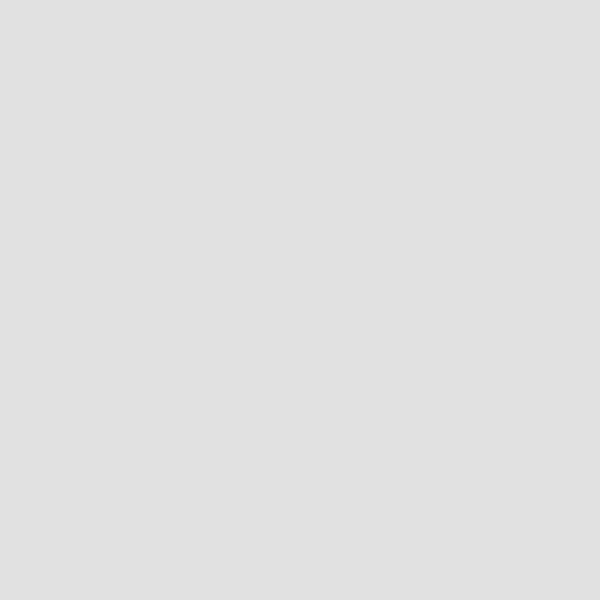
Frame 1 (no input)
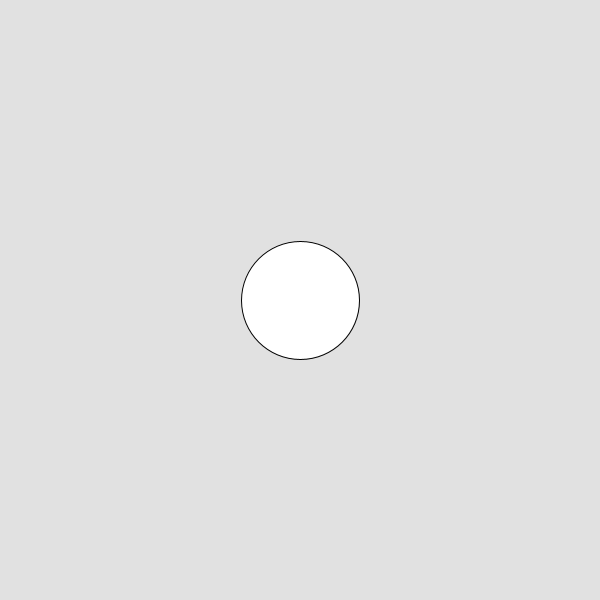
Frame 60 (the mouse pressed at the canvas centre just before this capture)
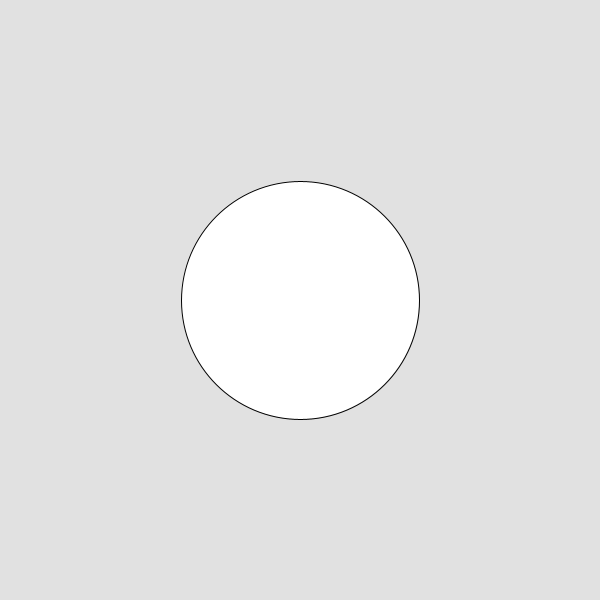
Frame 120 (the mouse held since frame 60 and released just before this capture)

The Processing sketch that drew these frames (run headless with seeded random() and noise(); from frame 60 on, the mouse is pressed at the canvas centre):

// Processing sketch: sketch_250213a
// ── sketch_250213a.pde
// circle getting bigger
int x;

void setup() {
  size(600,600);
  x=0;
}

void draw() {
  background(225);
  ellipse(300,300,x,x);
  x=x+2;
  if(x>450)
  x=0;
}
